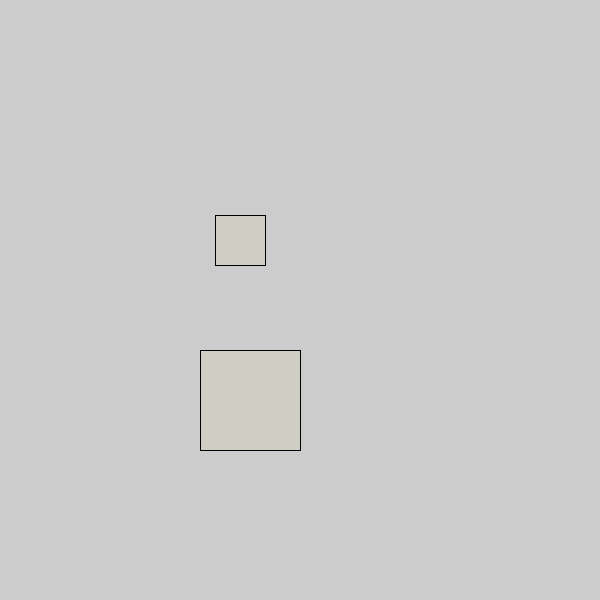
Frame 1 (no input)
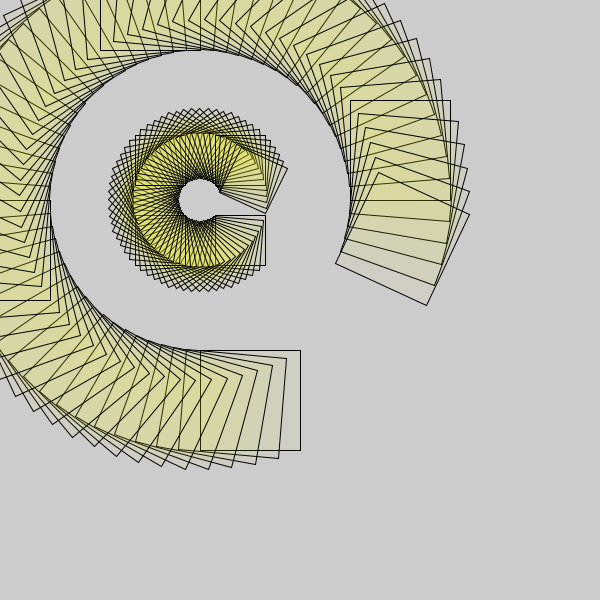
Frame 60 (the mouse pressed at the canvas centre just before this capture)
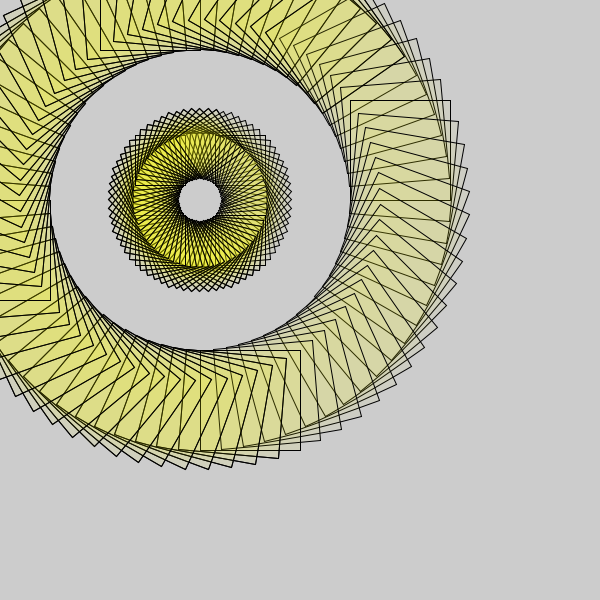
Frame 120 (the mouse held since frame 60 and released just before this capture)

The Processing sketch that drew these frames (run headless with seeded random() and noise(); from frame 60 on, the mouse is pressed at the canvas centre):

// Processing sketch: processing_95498
// ── processing_95498.pde

float rotation = 0;

void setup() {
  size(600, 600);
  //noLoop();
}


void draw() {
  fill(255,255,0,10);
  pushMatrix();
  translate(200,200);
  rotate(radians(rotation));
  rect(15,15,50,50);
  rect(0,150,100,100);
  rotation += 5;
  popMatrix();
  }
